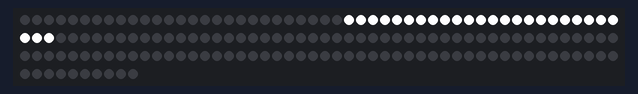
This sketch was run on a simulated ESP8266 (NodeMCU). Parts: 160 RGB LEDs in strip order, left to right, continuing on the next row. Dim RGB values are drawn brighter than linear; random numbers use the default seed unless the sketch sets one.

Above: at 4.57 s.
At 5.09 s:
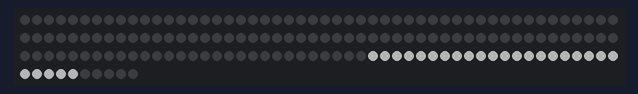
At 6.9 s:
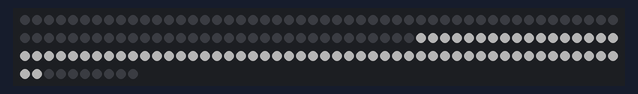
At 12.81 s:
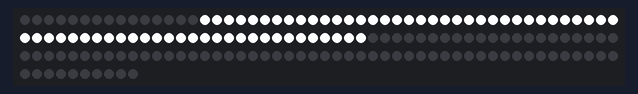
At 28.26 s:
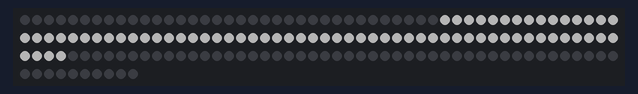
At 35.14 s:
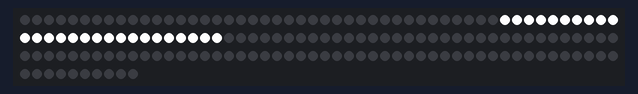

The sketch:

Lightning.ino.ino
```cpp
/* lightnings
 *
 * By: Daniel Wilson
 *
 * Modified by: Andrew Tuline
 *
 * Date: January, 2017
 *
 * Lightnings is a program that lets you make an LED strip look like a 1D cloud of lightning.
 * I wouldn't use this code in conjunction with any controls because it uses those nasty blocking delays which I haven't bothered to remove.
 *
 */

#include "FastLED.h"

#if FASTLED_VERSION < 3001000
#error "Requires FastLED 3.1 or later; check github for latest code."
#endif

// Fixed definitions cannot change on the fly.
#define LED_DT D8                                             // Data pin to connect to the strip.
#define LED_CK D4                                             // Clock pin for WS2801 or APA102.
#define COLOR_ORDER RGB                                       // It's GRB for WS2812 and BGR for APA102.
#define LED_TYPE WS2801                                       // Using APA102, WS2812, WS2801. Don't forget to change LEDS.addLeds.
#define NUM_LEDS 160                                           // Number of LED's.

// Global variables can be changed on the fly.
uint8_t max_bright = 255;                                      // Overall brightness definition. It can be changed on the fly.

struct CRGB leds[NUM_LEDS];                                   // Initialize our LED array.

uint8_t frequency = 50;                                       // controls the interval between strikes
uint8_t flashes = 8;                                          //the upper limit of flashes per strike
unsigned int dimmer = 1;

uint8_t ledstart;                                             // Starting location of a flash
uint8_t ledlen;                                               // Length of a flash


void setup() {

  Serial.begin(57600);                                        // Initialize serial port for debugging.
  delay(1000);                                                // Soft startup to ease the flow of electrons.

//  LEDS.addLeds<LED_TYPE, LED_DT, COLOR_ORDER>(leds, NUM_LEDS);  // Use this for WS2812
  LEDS.addLeds<LED_TYPE, LED_DT, LED_CK, COLOR_ORDER>(leds, NUM_LEDS);  // Use this for WS2801 or APA102

  FastLED.setBrightness(max_bright);
  set_max_power_in_volts_and_milliamps(5, 9000);               // FastLED Power management set at 5V, 500mA.

} // setup()


void loop() {

  ledstart = random8(NUM_LEDS);                               // Determine starting location of flash
  ledlen = random8(NUM_LEDS-ledstart);                        // Determine length of flash (not to go beyond NUM_LEDS-1)

  for (int flashCounter = 0; flashCounter < random8(3,flashes); flashCounter++) {
    if(flashCounter == 0) dimmer = 5;                         // the brightness of the leader is scaled down by a factor of 5
    else dimmer = random8(1,3);                               // return strokes are brighter than the leader

    fill_solid(leds+ledstart,ledlen,CHSV(255, 0, 255/dimmer));
    FastLED.show();                       // Show a section of LED's
    delay(random8(4,10));                                     // each flash only lasts 4-10 milliseconds
    fill_solid(leds+ledstart,ledlen,CHSV(255,0,0));           // Clear the section of LED's
    FastLED.show();

    if (flashCounter == 0) delay (150);                       // longer delay until next flash after the leader

    delay(50+random8(100));                                   // shorter delay between strokes
  } // for()

  delay(random8(frequency)*100);                              // delay between strikes

} // loop()
```
